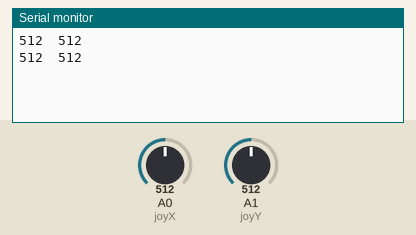
A sketch run on a simulated Arduino Uno, built with avr-gcc and run on an emulated ATmega328P. Parts: the last lines printed to the serial monitor. The test bench sets the inputs (shaded band); at power-on: A0 (joyX) = 512, A1 (joyY) = 512.

Above: at 1.8 s.
1.9 s: A0 (joyX) set to 716
At 2.6 s:
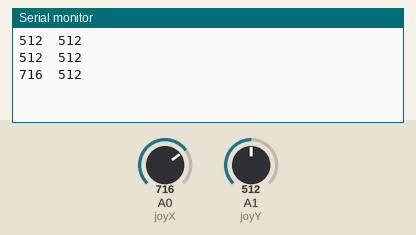
3.4 s: A1 (joyY) set to 716
At 4.7 s:
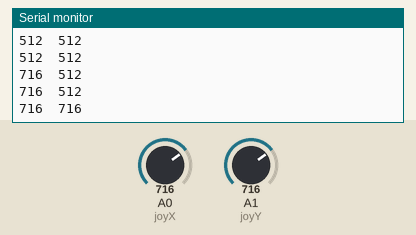
4.9 s: A0 (joyX) set to 900
At 5.8 s:
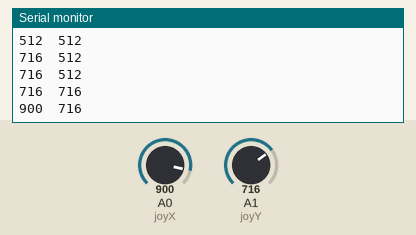
6.4 s: A1 (joyY) set to 900
At 7.7 s:
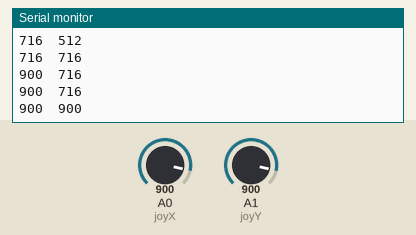
Timing chart, 0 to 8.9 s (numbered marks = the images above; inputs shaded):
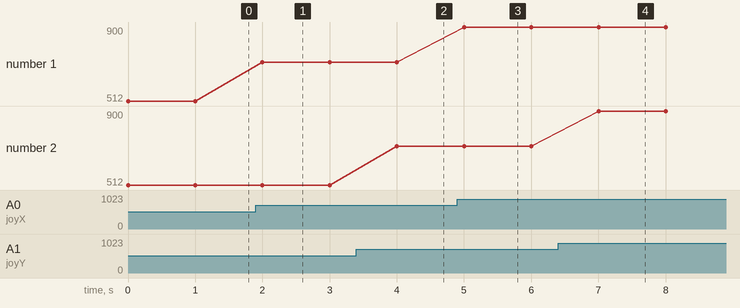

Measured:
- after the input at 1.9 s, the serial monitor: prints a new line after 0.10 s (image 1)
- after the input at 3.4 s, the serial monitor: prints a new line after 0.60 s (image 2)
- after the input at 4.9 s, the serial monitor: prints a new line after 0.10 s (image 3)
- after the input at 6.4 s, the serial monitor: prints a new line after 0.60 s (image 4)
- plotted number 1: 512 → 716 after the input at 1.9 s, 716 → 900 after the input at 4.9 s

The sketch:

lab5.4_Joystick.ino
```cpp
#define joyX A0
#define joyY A1

int xVal = 0;
int yVal = 0;

void setup() {
  // put your setup code here, to run once:
Serial.begin(9600);
}

void loop() {
  // put your main code here, to run repeatedly:
xVal = analogRead(joyX);
yVal = analogRead(joyY);

  Serial.print(xVal);
  Serial.print("\t");
  Serial.print(yVal);
  Serial.print("\n");
  delay(1000);
}
```
